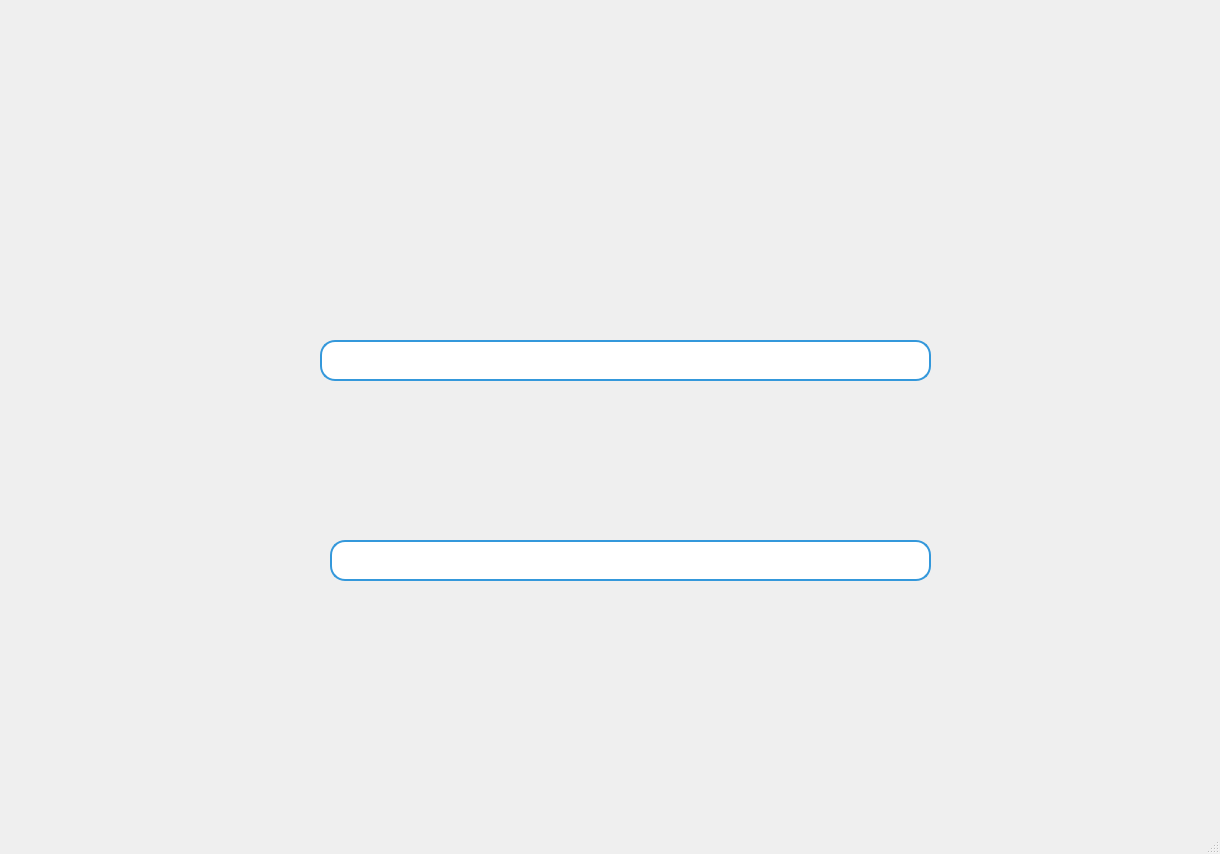
<?xml version="1.0" encoding="UTF-8"?>
<ui version="4.0">
 <class>MainWindow</class>
 <widget class="QMainWindow" name="MainWindow">
  <property name="geometry">
   <rect>
    <x>0</x>
    <y>0</y>
    <width>1220</width>
    <height>854</height>
   </rect>
  </property>
  <property name="windowTitle">
   <string>MainWindow</string>
  </property>
  <widget class="QWidget" name="centralwidget">
   <widget class="QLabel" name="label">
    <property name="geometry">
     <rect>
      <x>-6</x>
      <y>-5</y>
      <width>1231</width>
      <height>811</height>
     </rect>
    </property>
    <property name="text">
     <string/>
    </property>
    <property name="pixmap">
     <pixmap>../assets/image/DIRECT PAYMENT.png</pixmap>
    </property>
    <property name="scaledContents">
     <bool>true</bool>
    </property>
   </widget>
   <widget class="QLineEdit" name="lineEditCashier">
    <property name="geometry">
     <rect>
      <x>320</x>
      <y>340</y>
      <width>611</width>
      <height>41</height>
     </rect>
    </property>
    <property name="styleSheet">
     <string notr="true">QLineEdit {
    background-color: white; /* Màu nền trắng */
    color: #2c3e50; /* Màu chữ xanh đậm */
    border: 2px solid #3498db; /* Viền xanh */
    border-radius: 15px; /* Bo góc */
    padding: 5px;
    font-size: 25px;
	font-weight:bold;
}</string>
    </property>
    <property name="alignment">
     <set>Qt::AlignCenter</set>
    </property>
   </widget>
   <widget class="QLineEdit" name="lineEditAmountPaid">
    <property name="geometry">
     <rect>
      <x>330</x>
      <y>540</y>
      <width>601</width>
      <height>41</height>
     </rect>
    </property>
    <property name="styleSheet">
     <string notr="true">QLineEdit {
    background-color: white; /* Màu nền trắng */
    color: #2c3e50; /* Màu chữ xanh đậm */
    border: 2px solid #3498db; /* Viền xanh */
    border-radius: 15px; /* Bo góc */
    padding: 5px;
    font-size: 25px;
	font-weight:bold;
}</string>
    </property>
    <property name="alignment">
     <set>Qt::AlignCenter</set>
    </property>
   </widget>
   <widget class="QPushButton" name="pushButtonExit">
    <property name="geometry">
     <rect>
      <x>970</x>
      <y>160</y>
      <width>81</width>
      <height>81</height>
     </rect>
    </property>
    <property name="font">
     <font>
      <pointsize>20</pointsize>
     </font>
    </property>
    <property name="styleSheet">
     <string notr="true">QPushButton {
    background-color: transparent;
    border: none;
    color: white;  /* Màu chữ */
}</string>
    </property>
    <property name="text">
     <string/>
    </property>
    <property name="icon">
     <iconset>
      <normaloff>../assets/icons/x.png</normaloff>../assets/icons/x.png</iconset>
    </property>
    <property name="iconSize">
     <size>
      <width>70</width>
      <height>100</height>
     </size>
    </property>
   </widget>
   <widget class="QPushButton" name="pushButtonMail">
    <property name="geometry">
     <rect>
      <x>1130</x>
      <y>510</y>
      <width>81</width>
      <height>81</height>
     </rect>
    </property>
    <property name="font">
     <font>
      <pointsize>20</pointsize>
     </font>
    </property>
    <property name="styleSheet">
     <string notr="true">QPushButton {
    background-color: transparent;
    border: none;
    color: white;  /* Màu chữ */
}</string>
    </property>
    <property name="text">
     <string/>
    </property>
    <property name="icon">
     <iconset>
      <normaloff>../assets/icons/MAIL.png</normaloff>../assets/icons/MAIL.png</iconset>
    </property>
    <property name="iconSize">
     <size>
      <width>70</width>
      <height>100</height>
     </size>
    </property>
   </widget>
   <widget class="QPushButton" name="pushButtonPhone">
    <property name="geometry">
     <rect>
      <x>1120</x>
      <y>600</y>
      <width>101</width>
      <height>91</height>
     </rect>
    </property>
    <property name="font">
     <font>
      <pointsize>20</pointsize>
     </font>
    </property>
    <property name="styleSheet">
     <string notr="true">QPushButton {
    background-color: transparent;
    border: none;
    color: white;  /* Màu chữ */
}</string>
    </property>
    <property name="text">
     <string/>
    </property>
    <property name="icon">
     <iconset>
      <normaloff>../assets/icons/PHONE.png</normaloff>../assets/icons/PHONE.png</iconset>
    </property>
    <property name="iconSize">
     <size>
      <width>100</width>
      <height>70</height>
     </size>
    </property>
   </widget>
   <widget class="QPushButton" name="pushButtonFacebook">
    <property name="geometry">
     <rect>
      <x>1130</x>
      <y>700</y>
      <width>81</width>
      <height>91</height>
     </rect>
    </property>
    <property name="font">
     <font>
      <pointsize>20</pointsize>
     </font>
    </property>
    <property name="styleSheet">
     <string notr="true">QPushButton {
    background-color: transparent;
    border: none;
    color: white;  /* Màu chữ */
}</string>
    </property>
    <property name="text">
     <string/>
    </property>
    <property name="icon">
     <iconset>
      <normaloff>../assets/icons/facebook-logo.png</normaloff>../assets/icons/facebook-logo.png</iconset>
    </property>
    <property name="iconSize">
     <size>
      <width>70</width>
      <height>80</height>
     </size>
    </property>
   </widget>
   <widget class="QPushButton" name="pushButtonConfirmPayment">
    <property name="geometry">
     <rect>
      <x>440</x>
      <y>650</y>
      <width>391</width>
      <height>71</height>
     </rect>
    </property>
    <property name="font">
     <font>
      <pointsize>20</pointsize>
     </font>
    </property>
    <property name="styleSheet">
     <string notr="true">QPushButton {
    background-color: transparent;
    border: none;
    color: white;  /* Màu chữ */
}</string>
    </property>
    <property name="text">
     <string/>
    </property>
    <property name="icon">
     <iconset>
      <normaloff>../assets/icons/Confirm Payment.png</normaloff>../assets/icons/Confirm Payment.png</iconset>
    </property>
    <property name="iconSize">
     <size>
      <width>350</width>
      <height>300</height>
     </size>
    </property>
   </widget>
  </widget>
  <widget class="QMenuBar" name="menubar">
   <property name="geometry">
    <rect>
     <x>0</x>
     <y>0</y>
     <width>1220</width>
     <height>26</height>
    </rect>
   </property>
  </widget>
  <widget class="QStatusBar" name="statusbar"/>
 </widget>
 <resources/>
 <connections/>
</ui>
